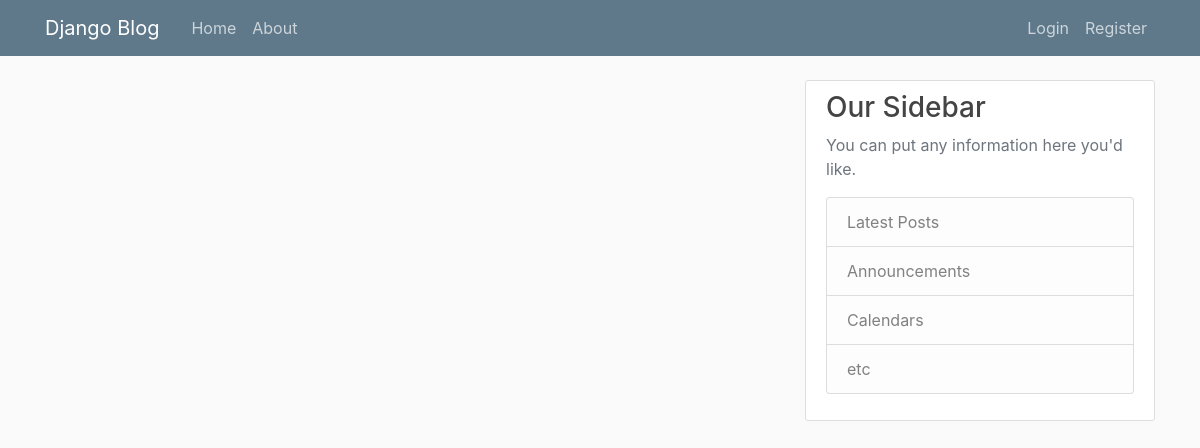
The app's page /, older data.
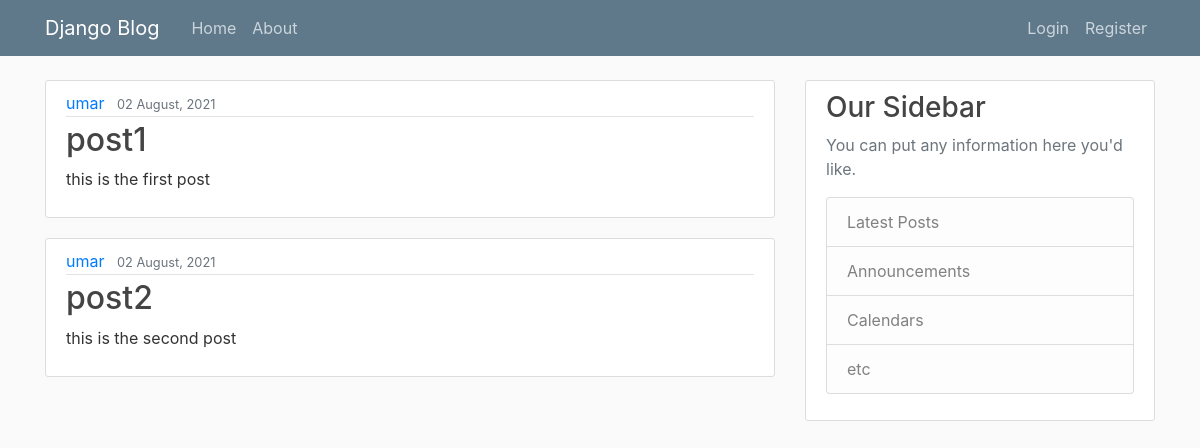
The same page, newer data.
### blog/models.py (models this page shows, shortened)
class Post(models.Model):
    title=models.CharField(max_length=40)
    content=models.TextField()
    date_posted=models.DateTimeField(default=timezone.now)
    author=models.ForeignKey(User, on_delete=models.CASCADE)

### blog/views.py (the view)
# urls.py: path('', views.home, name='blog-home'),
def home(request):
    context={'posts': Post.objects.all() }
    return render(request, 'blog/home.html', context)

### blog/templates/blog/home.html
{% extends 'blog/base.html' %}
{% block content %}
    {% for post in posts %}
    <article class="media content-section">
        <div class="media-body">
          <div class="article-metadata">
            <a class="mr-2" href="#">{{ post.author }}</a>
            <small class="text-muted">{{ post.date_posted |date:'d F, Y' }}</small>
          </div>
          <h2><a class="article-title" href="#">{{ post.title }}</a></h2>
          <p class="article-content">{{ post.content }}</p>
        </div>
      </article>
    {%endfor%}
{% endblock content %}

### blog/templates/blog/base.html (shortened to what this page needs)
{% load static%}
<!DOCTYPE html>
<html>
<head>
    <link rel="stylesheet" href="https://maxcdn.bootstrapcdn.com/bootstrap/4.0.0/css/bootstrap.min.css">
    <link rel="stylesheet" type='text/css' href="{% static 'blog/main.css' %}">
</head>
<body>
    <header class="site-header">
        <nav class="navbar navbar-expand-md navbar-dark bg-steel fixed-top">
        <div class="container">
            <a class="navbar-brand mr-4" href="{% url 'blog-about'%}">Django Blog</a>
            <div class="collapse navbar-collapse" id="navbarToggle">
            <div class="navbar-nav mr-auto">
                <a class="nav-item nav-link" href="{% url 'blog-home'%}">Home</a>
                <a class="nav-item nav-link" href="{% url 'blog-about'%}">About</a>
            </div>
            <div class="navbar-nav">
                <a class="nav-item nav-link" href="#">Login</a>
                <a class="nav-item nav-link" href="#">Register</a>
            </div>
            </div>
        </div>
        </nav>
    </header>
    <main role="main" class="container">
        <div class="row">
          <div class="col-md-8">
            {% block content %}{% endblock %}
          </div>
          <div class="col-md-4">
            <div class="content-section">
              <h3>Our Sidebar</h3>
              <p class='text-muted'>You can put any information here you'd like.
                <ul class="list-group">
                  <li class="list-group-item list-group-item-light">Latest Posts</li>
                  <li class="list-group-item list-group-item-light">Announcements</li>
                  <li class="list-group-item list-group-item-light">Calendars</li>
                  <li class="list-group-item list-group-item-light">etc</li>
                </ul>
              </p>
            </div>
          </div>
        </div>
      </main>
</body>
</html>

### blog/static/blog/main.css (style rules this page uses)
body { background: #fafafa; color: #333333; margin-top: 5rem; }
h1, h2, h3, h4, h5, h6 { color: #444444; }
ul { margin: 0; }
.bg-steel { background-color: #5f788a; }
.site-header .navbar-nav .nav-link { color: #cbd5db; }
.content-section { background: #ffffff; padding: 10px 20px; border: 1px solid #dddddd; border-radius: 3px; margin-bottom: 20px; }
.article-title { color: #444444; }
.article-content { white-space: pre-line; }
.article-metadata { padding-bottom: 1px; margin-bottom: 4px; border-bottom: 1px solid #e3e3e3 }

Row changes from the older to the newer data that the page shows:
added Post: author "umar", date_posted "02 August, 2021", title "post1", content "this is the first post"
added Post: author "umar", date_posted "02 August, 2021", title "post2", content "this is the second post"
